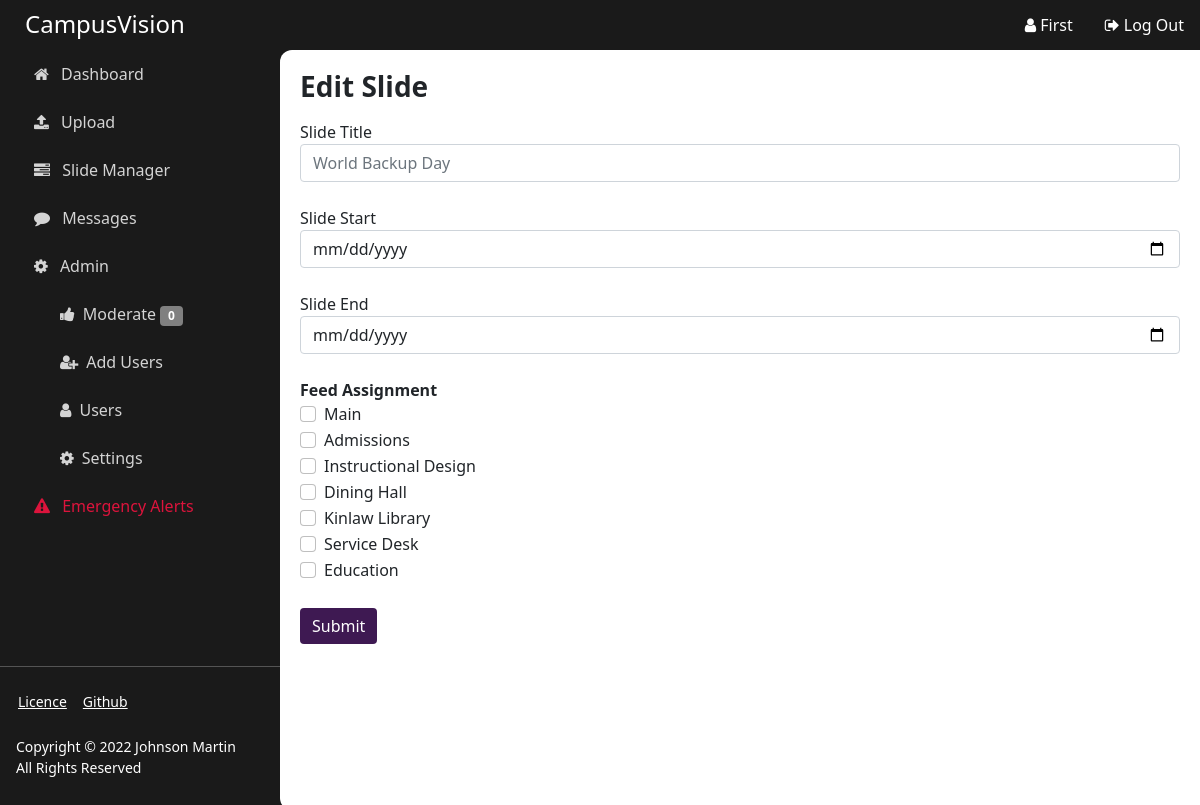
Page /edit/10 (signed in) on the earlier database version.
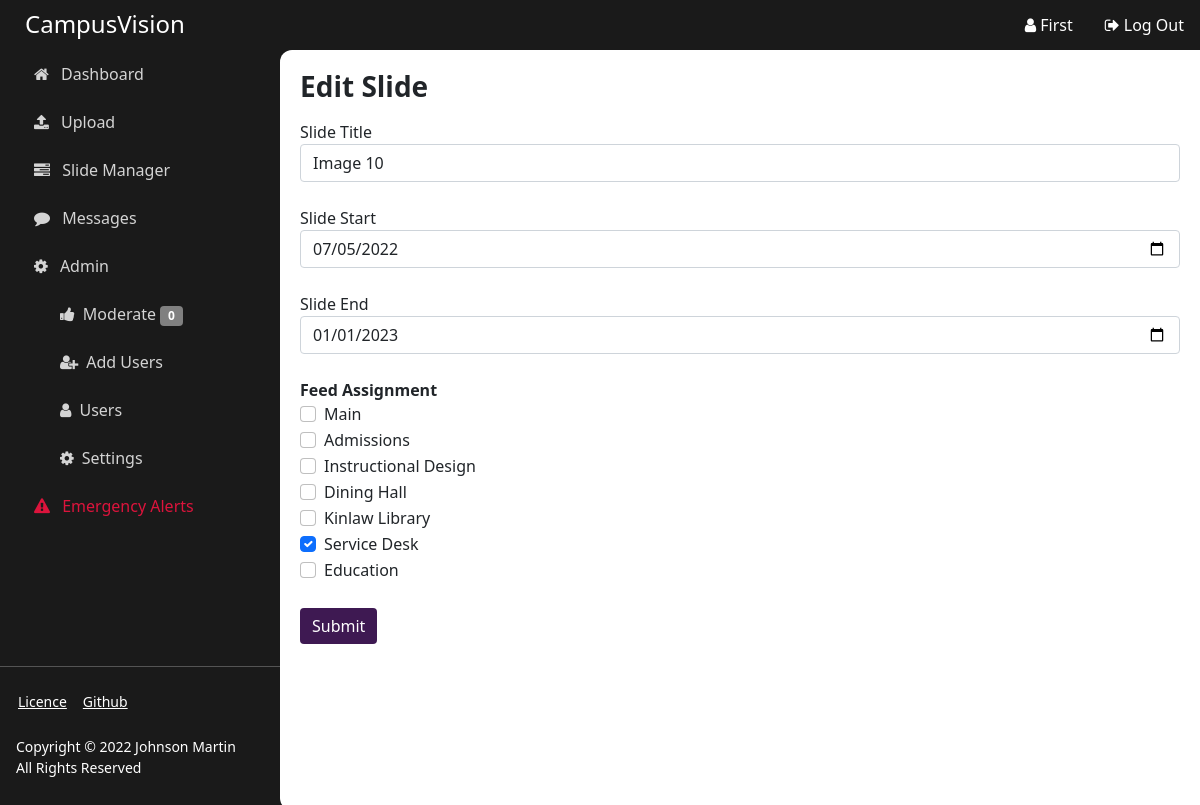
Same page on the later database version.
### app/models.py (models this page shows)
class Slide(db.Model):
    id = db.Column(db.Integer, primary_key=True)
    slide_path = db.Column(db.String(1000))
    time_start = db.Column(db.String(1000))
    time_end = db.Column(db.String(1000))
    title = db.Column(db.String(1000))
    approval = db.Column(db.String(1000))
    submitted_by = db.Column(db.String(1000))
    feeds = db.Column(db.String(1000))

### app/views.py (the view)
@main.route('/edit/<id>', methods=['GET', 'POST'])
@login_required
def edit(id):
    if request.method == 'POST':
        update_slide(id,
                     request.form["title_text"],
                     request.form["time_start"],
                     request.form["time_end"],
                     str(request.form.getlist('feeds')))
    return render_template('edit.html',
                           title='Edit Slide',
                           slide_id=id,
                           slide=Slide.query.get(id),
                           name=current_user.name,
                           mod_count=mod_counter(),
                           feeds=ast.literal_eval(get_settings().feeds))

### app/app.py (called while the page is built)
def create_app():
    app = Flask(__name__, instance_relative_config=True)
    app.config.from_pyfile('config.py')
    db.init_app(app)
    login_manager = LoginManager()
    login_manager.login_view = 'auth.login'
    login_manager.init_app(app)
    from .models import User
    @login_manager.user_loader
    def load_user(user_id):
        return User.query.get(int(user_id))
    from .auth import auth as auth_blueprint
    app.register_blueprint(auth_blueprint)
    from .views import main as main_blueprint
    app.register_blueprint(main_blueprint)
    from .api import api as api_blueprint
    app.register_blueprint(api_blueprint)
    return app

### app/utils.py (called while the page is built)
def mod_counter():
    count = 0
    for slide in reversed(Slide.query.all()):
        if slide.approval == "Waiting Review":
            count += 1
    return count

def get_settings():
    settings = Settings.query.all()
    return settings[0]

### app/templates/edit.html
{% extends "base.html" %}
{% block content %}
<html xmlns="http://www.w3.org/1999/html">
   <form action = "/edit/{{ slide_id }}" method = "POST" enctype = "multipart/form-data">
      <div class="textbox">
         <label for="title_text">Slide Title</label>
         <input class="form-control" id="title_text" type="text" value="{{ slide.title }}" placeholder="World Backup Day" name="title_text" onfocus="this.placeholder = '', onblur=" this.placeholder='World backup Day'">
      </div>
      <br>
      <div class="textbox">
         <label for="title_text">Slide Start</label>
         <input class="form-control" id="time_start" type="date" value="{{ slide.time_start }}" placeholder="World Backup Day" name="time_start" onfocus="this.placeholder = '', onblur=" this.placeholder='World backup Day'">
      </div>
      <br>
      <div class="textbox">
         <label for="title_text">Slide End</label>
         <input class="form-control" id="time_end" type="date" value="{{ slide.time_end }}" placeholder="World Backup Day" name="time_end" onfocus="this.placeholder = '', onblur=" this.placeholder='World backup Day'">
      </div>
      <br>
      <strong>Feed Assignment</strong>
     {% for feed in feeds %}
     <div class="form-check">
         <input class="form-check-input" type="checkbox" value="{{feed}}" name="feeds" {% if feed in slide.feeds %}checked{% endif %}>
         <label class="form-check-label">{{feed}}</label>
      </div>
     {% endfor %}
     <br>
      <input class="btn btn-primary" type="submit" onclick="validateForm()" name="submit" value="Submit">
   </form>
{% endblock %}

Differences in the rows shown:
added Slide: title_text "Image 10", time_start "07/05/2022", time_end "01/01/2023", feeds "☑"
